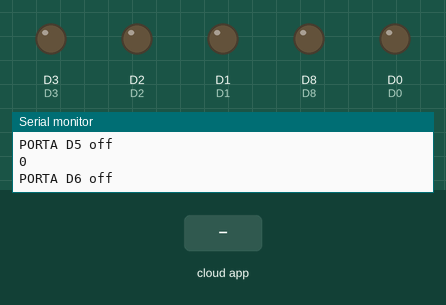
The sketch below on a simulated ESP8266 (NodeMCU). Shown: output pins drawn as LEDs (lit = HIGH), the last lines printed to the serial monitor. The test bench sets the inputs (shaded band). WiFi joins after 1.5 s; servers stay silent unless stated; the Firebase database answers and starts empty.

Above: at 3.2 s.
3.3 s: the phone or cloud app sets L1 to 1
At 4.5 s:
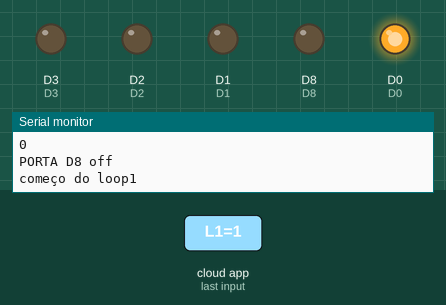
4.8 s: the phone or cloud app sets L1 to 1
At 5.8 s:
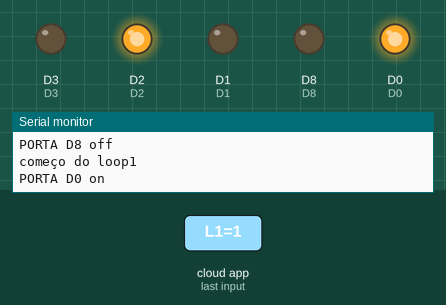
Timing chart, 0 to 7.8 s (numbered marks = the images above; inputs shaded):
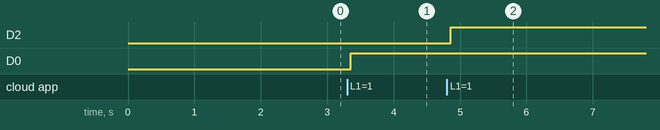

Measured:
- after the input at 3.3 s, D0: LOW → HIGH after 0.06 s
- after the input at 4.8 s, D2: LOW → HIGH after 0.06 s

The sketch:

CODIGO-PRODUCAO.ino
```cpp
#include <Arduino.h>

#if defined(ESP32)
  #include <WiFi.h>
#elif defined(ESP8266)
  #include <ESP8266WiFi.h>
#endif
#include <Firebase_ESP_Client.h>

//Provide the token generation process info.
#include "addons/TokenHelper.h"
//Provide the RTDB payload printing info and other helper functions.
#include "addons/RTDBHelper.h"


//WHATCHSDOG
#include <ESP.h>
//WHATCHSDOG


//WHATCHSDOG
#define bot D7
//WHATCHSDOG


#define D0 16
#define D1 5
#define D2 4
#define D3 0
#define D4 2
#define D5 14
#define D6 12
#define D8 15


//ALTERAR -------------------------------------------------------------------------------------------------------------------------------------------------
// Insert your network credentials
#define WIFI_SSID "TP-Link_49AE"
#define WIFI_PASSWORD "84478658"

// Insert Firebase project API Key
#define API_KEY "AIzaSyB8WpaHjzv2WLdM812retS2F5Dk0hSYgCM"

// Insert RTDB URLefine the RTDB URL */
#define DATABASE_URL "https://appportaria-b0a1b-default-rtdb.firebaseio.com/"
//ALTERAR ------------------------------------------------------------------------------------------------------------------------------------------------

//Define Firebase Data object
FirebaseData fbdo;

FirebaseAuth auth;
FirebaseConfig config;

//some importent variables
String sValue, sValue2, sValue3, sValue4, sValue5, sValue6, sValue7, sValue8, sValue9, sValue10, sValue11, sValue12, sValue13, sValue14, sValue15, sValue16;
bool signupOK = false;

//WHATSDOG
void WDT_(unsigned long Duration){

  ESP.wdtDisable();
  unsigned long prevTime=millis();
  while (millis()-prevTime<Duration) {
  ESP.wdtEnable(1000);
  }
}
//WHATSDOG

void setup() {

  //WHATCHSDOG
  Serial.begin(115200);
  Serial.println("----------------------------------------");
  Serial.println("Esp Inicializado");
  pinMode(bot, INPUT);
  WDT_(500);
  //WHATCHSDOG

  Serial.begin(115200);
  pinMode(D0,OUTPUT);
  pinMode(D1,OUTPUT);
  pinMode(D2,OUTPUT);
  pinMode(D3,OUTPUT);
  pinMode(D4,OUTPUT);
  pinMode(D5,OUTPUT);
  pinMode(D6,OUTPUT);
  pinMode(D8,OUTPUT);

  WiFi.begin(WIFI_SSID, WIFI_PASSWORD);
  Serial.print("Connecting to Wi-Fi");
  while (WiFi.status() != WL_CONNECTED) {
    Serial.print(".");
    delay(300);
  }
  Serial.println();
  Serial.print("Connected with IP: ");
  Serial.println(WiFi.localIP());
  Serial.println();

  /* Assign the api key (required) */
  config.api_key = API_KEY;

  /* Assign the RTDB URL (required) */
  config.database_url = DATABASE_URL;

  /* Sign up */
  if (Firebase.signUp(&config, &auth, "", "")) {
    Serial.println("ok");
    signupOK = true;
  }
  else {
    Serial.printf("%s\n", config.signer.signupError.message.c_str());
  }

  /* Assign the callback function for the long running token generation task */
  config.token_status_callback = tokenStatusCallback; //see addons/TokenHelper.h

  Firebase.begin(&config, &auth);
  Firebase.reconnectWiFi(true);
}

void loop() {
  Serial.print("começo do loop");

  //D1
  if (Firebase.ready() && signupOK ) {
    if (Firebase.RTDB.getString(&fbdo, "D1/L1")) {
      if (fbdo.dataType() == "string") {
        sValue = fbdo.stringData();
        int a = sValue.toInt();
        Serial.println(a);
        if (a == 1){
          digitalWrite(D0,HIGH);
          Serial.println("PORTA D0 on");
        }else{
          digitalWrite(D0,LOW);
          Serial.println("PORTA D0 off");
        }
      }
    }
    else {
      Serial.println(fbdo.errorReason());
    }

    //D2
    if (Firebase.RTDB.getString(&fbdo, "D2/L1")) {
      if (fbdo.dataType() == "string") {
        sValue2 = fbdo.stringData();
        int b = sValue2.toInt();
        Serial.println(b);
        if (b == 1){
          digitalWrite(D1,HIGH);
          Serial.println("PORTA D1 on");
        }else{
          digitalWrite(D1,LOW);
          Serial.println("PORTA D1 off");
        }
      }
    }
    else {
      Serial.println(fbdo.errorReason());
    }

    //D3
    if (Firebase.RTDB.getString(&fbdo, "D3/L1")) {
      if (fbdo.dataType() == "string") {
        sValue3 = fbdo.stringData();
        int c = sValue3.toInt();
        Serial.println(c);
        if (c == 1){
          digitalWrite(D2,HIGH);
          Serial.println("PORTA D2 on");
        }else{
          digitalWrite(D2,LOW);
          Serial.println("PORTA D2 off");
        }
      }
    }
    else {
      Serial.println(fbdo.errorReason());
    }

    //D4
    if (Firebase.RTDB.getString(&fbdo, "D4/L1")) {
      if (fbdo.dataType() == "string") {
        sValue4 = fbdo.stringData();
        int d = sValue4.toInt();
        Serial.println(d);
        if (d == 1){
          digitalWrite(D3,HIGH);
          Serial.println("PORTA D3 on");
        }else{
          digitalWrite(D3,LOW);
          Serial.println("PORTA D3 off");
        }
      }
    }
    else {
      Serial.println(fbdo.errorReason());
    }

     //D5
    if (Firebase.RTDB.getString(&fbdo, "D5/L1")) {
      if (fbdo.dataType() == "string") {
        sValue5 = fbdo.stringData();
        int e = sValue5.toInt();
        Serial.println(e);
        if (e == 1){
          digitalWrite(D4,HIGH);
          Serial.println("PORTA D4 on");
        }else{
          digitalWrite(D4,LOW);
          Serial.println("PORTA D4 off");
        }
      }
    }
    else {
      Serial.println(fbdo.errorReason());
    }

    //D6
    if (Firebase.RTDB.getString(&fbdo, "D6/L1")) {
      if (fbdo.dataType() == "string") {
        sValue6 = fbdo.stringData();
        int f = sValue6.toInt();
        Serial.println(f);
        if (f == 1){
          digitalWrite(D5,HIGH);
          Serial.println("PORTA D5 on");
        }else{
          digitalWrite(D5,LOW);
          Serial.println("PORTA D5 off");
        }
      }
    }
    else {
      Serial.println(fbdo.errorReason());
    }

   //D7
      if (Firebase.RTDB.getString(&fbdo, "D7/L1")) {
        if (fbdo.dataType() == "string") {
          sValue7 = fbdo.stringData();
          int g = sValue7.toInt();
          Serial.println(g);
          if (g == 1){
            digitalWrite(D6,HIGH);
            Serial.println("PORTA D6 on");
          }else{
            digitalWrite(D6,LOW);
            Serial.println("PORTA D6 off");
          }
        }
      }
      else {
        Serial.println(fbdo.errorReason());
      }

      //D8
      if (Firebase.RTDB.getString(&fbdo, "D8/L1")) {
        if (fbdo.dataType() == "string") {
          sValue8 = fbdo.stringData();
          int h = sValue8.toInt();
          Serial.println(h);
          if (h == 1){
            digitalWrite(D8,HIGH);
            Serial.println("PORTA D8 on");
          }else{
            digitalWrite(D8,LOW);
            Serial.println("PORTA D8 off");
          }
        }
      }
      else {
        Serial.println(fbdo.errorReason());
      }


  }

}
```
